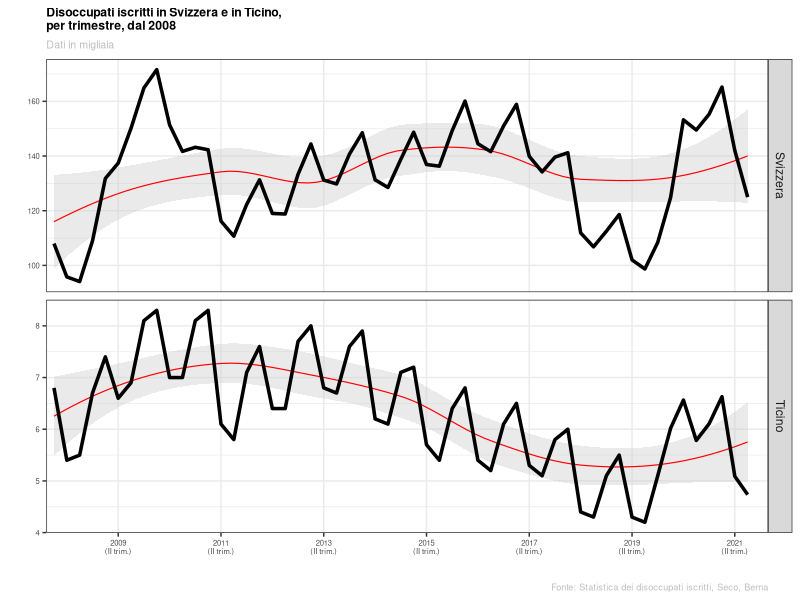
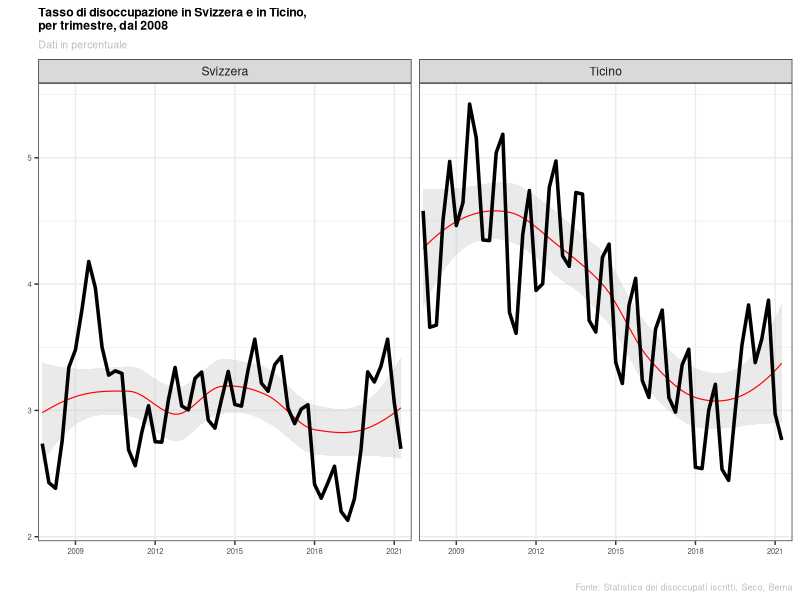
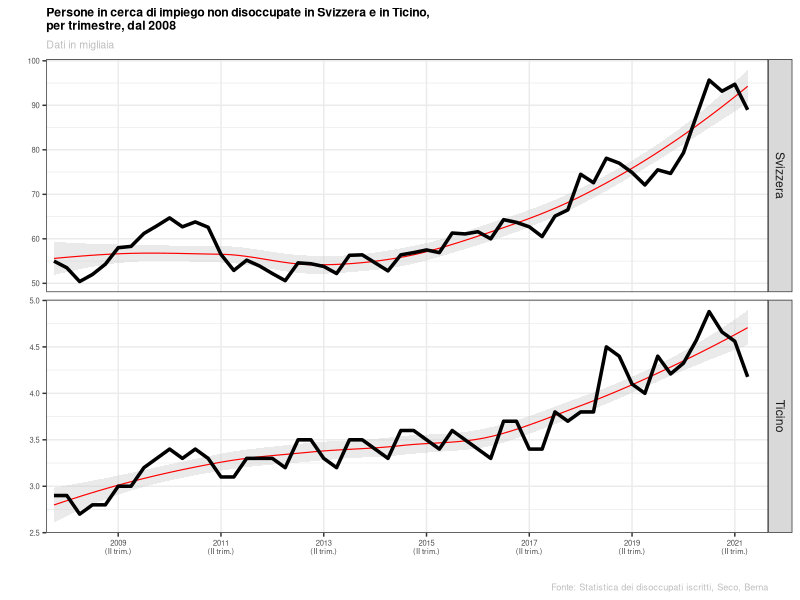
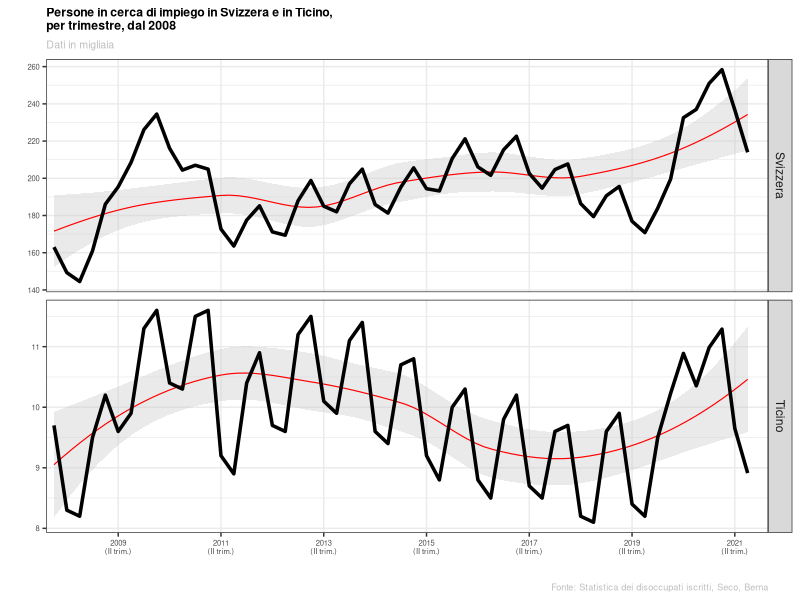
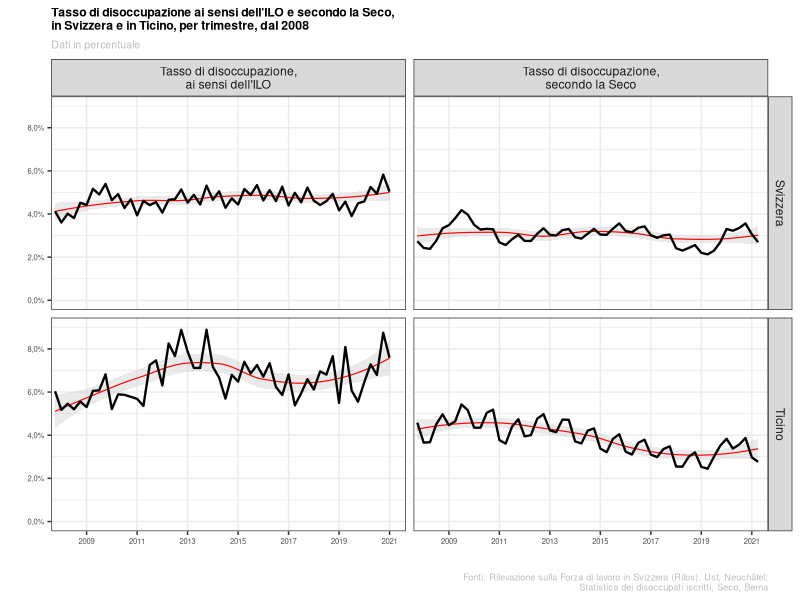
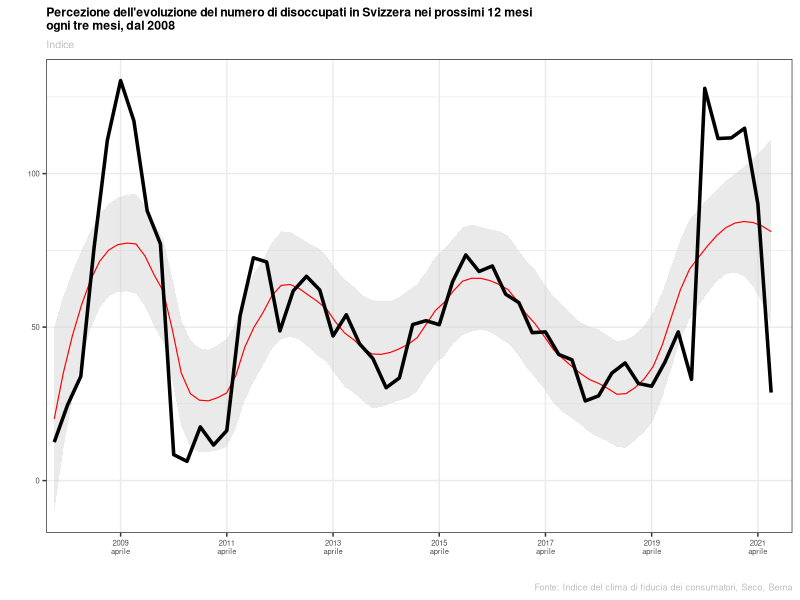

Recreate these plots in R, in order.
library(tidyverse)
library(readxl)

# d <- read_excel("G:/Giornalisti/ES/excel/base.xlsx")
d <- read_excel("./excel/base2.xlsx")

breaks_fig <- c("2009, II trim.", "2011, II trim.", "2013, II trim.",
                "2015, II trim.", "2017, II trim.", "2019, II trim.", "2021, II trim.")

etichette <- c("2009\n(II trim.)", "2011\n(II trim.)", "2013\n(II trim.)", "2015\n(II trim.)",
               "2017\n(II trim.)", "2019\n(II trim.)", "2021\n(II trim.)")

etichette0 <- c("2009", "2011", "2013", "2015",
               "2017", "2019", "2021")

etichette2 <- c("2009\naprile", "2011\naprile", "2013\naprile", "2015\naprile",
               "2017\naprile", "2019\naprile", "2021\naprile")


# Figura 1, evoluzione disoccupati iscritti in Svizzera e in Ticino

p1 <- d %>%
  select(QUANDO, GEO, Diso_seco) %>%
  ggplot() +
  aes(x = QUANDO, y = Diso_seco, group = GEO) +
  geom_smooth(colour = "red", fill = "gray80", size = .4, na.rm = TRUE, method = "loess") +
  geom_line(na.rm = TRUE, size = 1.2) +
  facet_grid(rows = vars(GEO), scales = "free_y") +
  scale_x_discrete(breaks = breaks_fig,
                   labels = etichette) +
  labs(x = "", y = "",
       title = "Disoccupati iscritti in Svizzera e in Ticino,\nper trimestre, dal 2008",
       subtitle = "Dati in migliaia",
       caption = "Fonte: Statistica dei disoccupati iscritti, Seco, Berna") +
  theme_bw() +
  theme(
        plot.title = element_text(size = rel(0.8), face = "bold"),
        plot.subtitle = element_text(size = rel(0.7), colour = "gray"),
        plot.caption = element_text(size = rel(0.6), colour = "gray"),
        axis.text = element_text(size = rel(0.5)))


# Figura 2, evoluzione del tasso di disoccupazione Seco, in Svizzera e in Ticino

p2 <- d %>%
  select(QUANDO, GEO, Tx_diso_seco) %>%
  ggplot() +
  aes(x = QUANDO, y = Tx_diso_seco, group = GEO) +
  geom_smooth(colour = "red", fill = "gray80", size = .4, na.rm = TRUE, method = "loess") +
  geom_line(na.rm = TRUE, size = 1.2) +
  facet_grid(cols = vars(GEO)) +
  scale_x_discrete(breaks = c("2009, II trim.", "2012, II trim.",
                              "2015, II trim.", "2018, II trim.", "2021, II trim."),
                   labels = c("2009", "2012", "2015", "2018", "2021")) +
  labs(x = "", y = "",
       title = "Tasso di disoccupazione in Svizzera e in Ticino,\nper trimestre, dal 2008",
       subtitle = "Dati in percentuale",
       caption = "Fonte: Statistica dei disoccupati iscritti, Seco, Berna") +
  theme_bw() +
  theme(
    plot.title = element_text(size = rel(0.8), face = "bold"),
    plot.subtitle = element_text(size = rel(0.7), colour = "gray"),
    plot.caption = element_text(size = rel(0.6), colour = "gray"),
    axis.text = element_text(size = rel(0.5)))


# Figura 3, evoluzione iscritti NON disoccupati in Svizzera e in Ticino

p3 <- d %>%
  select(QUANDO, GEO, Iscritti) %>%
  ggplot() +
  aes(x = QUANDO, y = Iscritti, group = GEO) +
  geom_smooth(colour = "red", fill = "gray80", size = .4, na.rm = TRUE, method = "loess") +
  geom_line(na.rm = TRUE, size = 1.2) +
  facet_grid(rows = vars(GEO), scales = "free_y") +
  scale_x_discrete(breaks = breaks_fig,
                   labels = etichette) +
  labs(x = "", y = "",
       title = "Persone in cerca di impiego non disoccupate in Svizzera e in Ticino,\nper trimestre, dal 2008",
       subtitle = "Dati in migliaia",
       caption = "Fonte: Statistica dei disoccupati iscritti, Seco, Berna") +
  theme_bw() +
  theme(
    plot.title = element_text(size = rel(0.8), face = "bold"),
    plot.subtitle = element_text(size = rel(0.7), colour = "gray"),
    plot.caption = element_text(size = rel(0.6), colour = "gray"),
    axis.text = element_text(size = rel(0.5)))

# Figura 4, evoluzione degli iscritti agli URC in Svizzera e in Ticino

p4 <- d %>%
  select(QUANDO, GEO, Iscritti, Diso_seco) %>%
  mutate(ISCR = Iscritti + Diso_seco) %>%
  ggplot() +
  aes(x = QUANDO, y = ISCR, group = GEO) +
  geom_smooth(colour = "red", fill = "gray80", size = .4, na.rm = TRUE, method = "loess") +
  geom_line(na.rm = TRUE, size = 1.2) +
  facet_grid(rows = vars(GEO), scales = "free_y") +
  scale_x_discrete(breaks = breaks_fig,
                   labels = etichette) +
  labs(x = "", y = "",
       title = "Persone in cerca di impiego in Svizzera e in Ticino,\nper trimestre, dal 2008",
       subtitle = "Dati in migliaia",
       caption = "Fonte: Statistica dei disoccupati iscritti, Seco, Berna") +
  theme_bw() +
  theme(
    plot.title = element_text(size = rel(0.8), face = "bold"),
    plot.subtitle = element_text(size = rel(0.7), colour = "gray"),
    plot.caption = element_text(size = rel(0.6), colour = "gray"),
    axis.text = element_text(size = rel(0.5)))


# Figura 5, Disoccupazione ai sensi dell'ILO vs. seco in Svizzera e in Ticino
labels <- c(Tx_diso_seco = "Tasso di disoccupazione,\nsecondo la Seco", Tx_diso_ilo = "Tasso di disoccupazione,\nai sensi dell'ILO")

p5 <- d %>%
  select(QUANDO, GEO, Tx_diso_seco, Tx_diso_ilo) %>%
  pivot_longer(
    cols = Tx_diso_seco:Tx_diso_ilo,
    names_to = "Tx_diso") %>%
  ggplot() +
  aes(x = QUANDO, y = value, group = GEO) +
  geom_smooth(colour = "red", fill = "gray80", size = .4, na.rm = TRUE, method = "loess") +
  geom_line(na.rm = TRUE, size = .8) +
  scale_x_discrete(breaks = breaks_fig,
                   labels = etichette0) +
  scale_y_continuous(breaks = c(0, 2, 4, 6, 8),
                   labels = c("0,0%", "2,0%", "4,0%", "6,0%","8,0%"),
                   limits = c(0, 9)) +
  facet_grid(rows = vars(GEO), cols = vars(Tx_diso), labeller = labeller(Tx_diso = labels)) +
  labs(x = "", y = "",
       title = "Tasso di disoccupazione ai sensi dell'ILO e secondo la Seco,\nin Svizzera e in Ticino, per trimestre, dal 2008",
       subtitle = "Dati in percentuale",
       caption = "Fonti: Rilevazione sulla Forza di lavoro in Svizzera (Rifos), Ust, Neuch\u00E2tel;\nStatistica dei disoccupati iscritti, Seco, Berna") +
  theme_bw() +
  theme(
    plot.title = element_text(size = rel(0.8), face = "bold"),
    plot.subtitle = element_text(size = rel(0.7), colour = "gray"),
    plot.caption = element_text(size = rel(0.6), colour = "gray"),
    axis.text = element_text(size = rel(0.5)))


# Figura 6, Evoluzione sul numero dei disoccupati in Svizzera
p6 <- d %>%
  select(QUANDO, GEO, IFC) %>%
  filter(GEO %in% "Svizzera") %>%
  ggplot() +
  aes(x = QUANDO, y = IFC, group = GEO) +
  geom_smooth(colour = "red", fill = "gray80", size = .4, na.rm = TRUE, method = "loess"
              , span = .35
              ) +
  geom_line(na.rm = TRUE, size = 1.2) +
  scale_x_discrete(breaks = breaks_fig,
                   labels = etichette2) +
  labs(x = "", y = "",
       title = "Percezione dell'evoluzione del numero di disoccupati in Svizzera nei prossimi 12 mesi\nogni tre mesi, dal 2008",
       subtitle = "Indice",
       caption = "Fonte: Indice del clima di fiducia dei consumatori, Seco, Berna") +
  theme_bw() +
  theme(
    plot.title = element_text(size = rel(0.8), face = "bold"),
    plot.subtitle = element_text(size = rel(0.7), colour = "gray"),
    plot.caption = element_text(size = rel(0.6), colour = "gray"),
    axis.text = element_text(size = rel(0.5)))


a <- 4 * 1.85
b <- 3 * 1.85

# Salvo le figure
ggsave(file="plot/p1.svg", plot=p1, width=a, height=b)
ggsave(file="plot/p2.svg", plot=p2, width=a, height=b)
ggsave(file="plot/p3.svg", plot=p3, width=a, height=b)
ggsave(file="plot/p4.svg", plot=p4, width=a, height=b)
ggsave(file="plot/p5.svg", plot=p5, width=a, height=b)
ggsave(file="plot/p6.svg", plot=p6, width=a, height=b)



